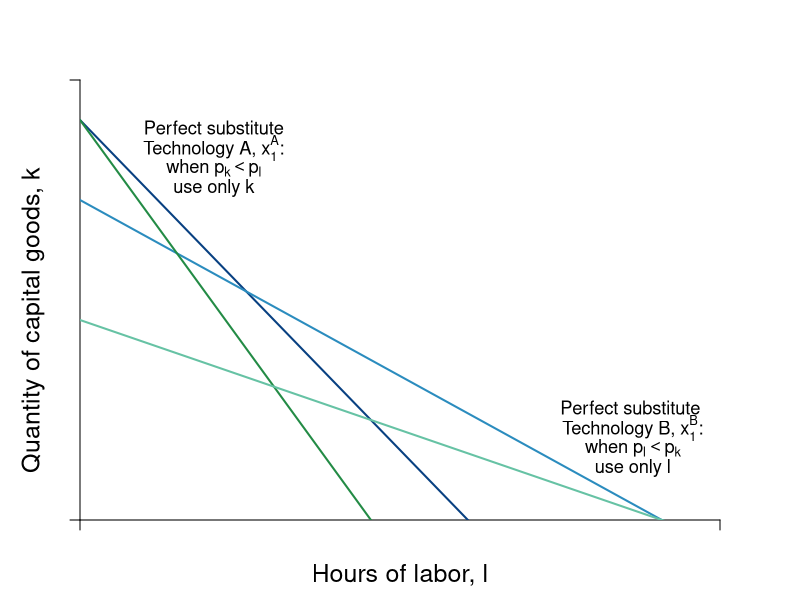

R code for this plot: (Note: this script raises an error after producing the figure.)
#Graph Designer: Simon Halliday
#Authors: Bowles, Foley and Halliday
#Title: Coordination, Conflict and Competition: A Text in Microeconomics

library(shape)
pdf(file = "firmmarketsupply/tech_intensity_substitutes.pdf", width = 7, height = 7)

#Set parameters for graphics
axislabelsize <- 1.5
labelsize <- 1.1
graphlinewidth <- 2
segmentlinewidth <- 2

COL <- c("#7fc97f", "#beaed4", "#fdc086", "#ffff99", "#386cb0", "#f0027f", "#bf5b17", "#666666")
COLA <- c("#e0f3db", "#99d8c9","#66c2a4","#41ae76", "#238b45", "#005824")
COLB <- c("#c6dbef", "#4eb3d3", "#2b8cbe", "#0868ac","#084081")

#Edited the margins to cater for the larger LHS labels
par(mar =  c(4, 4, 4, 4))

isocost <- function(l, m = 100, pl = 20, pk = 10){
  m/pk - (pl/pk)*l
}

isoquant <- function(l, m = 10, alpha = 0.5){
  m - alpha*l
}

xlims <- c(0, 11)
ylims <- c(0, 11)

npts <- 501 
x <- seq(xlims[1], xlims[2], length.out = npts)
y <- seq(ylims[1], ylims[2], length.out = npts) 
a <- c(2, 4, 6)

plot(0, 0, xlim = xlims, ylim = ylims, type = "n",
     xlab = expression(paste("")),
     ylab = expression(paste("")), 
     xaxt = "n", 
     yaxt = "n", 
     cex.lab = axislabelsize, 
     bty = "n", 
     xaxs="i", 
     yaxs="i"
)


# ticksy <- seq(from = 0, to = ylims[2], by = 1)
# ylabels <- seq(from = 0, to = ylims[2], by = 1)
# ticksx <- seq(from = 0, to = xlims[2], by = 1)
# xlabels <- seq(from = 0, to = xlims[2], by = 1)
ticksy <- c(ylims[1],  ylims[2])
ylabels <- c(NA, NA)
ticksx <- c(xlims[1], xlims[2])
xlabels <- c(NA, NA)

axis(1, at = ticksx, pos = 0, labels = xlabels)
axis(2, at = ticksy, pos = 0, labels = ylabels, las = 1)

npts <- 500 
xx1 <- seq(xlims[1], xlims[2], length.out = npts)
xx2 <- seq(0, xlims[2], length.out = npts)
xx3 <- seq(1.5, 2.5, length.out = npts)
xx4 <- seq(3, 5, length.out = npts)
xx5 <- seq(7, 9, length.out = npts)

#Draw the graphs
lines(xx1, isoquant(xx1, m = 10, alpha = 1.5), col = COLB[5], lwd = graphlinewidth)
lines(xx1, isoquant(xx1, m = 8, alpha = 0.8), col = COLB[3], lwd = graphlinewidth)
lines(xx1, isocost(xx1, m = 100, pk = 10, pl = 20), col = COLA[5], lwd = graphlinewidth)
lines(xx1, isocost(xx1, m = 100, pk = 20, pl = 10), col = COLA[3], lwd = graphlinewidth)

#Axis labels
mtext(expression(paste("Hours of labor, ", l)), side = 1, line = 2.5, cex = axislabelsize)
text(-0.8, 5, expression(paste("Quantity of capital goods, ", k)), xpd = TRUE, cex = axislabelsize, srt = 90) 

#Label the isoquant curves
#text(2.3, 10.3, expression(paste("Capital-intensive")), cex = labelsize)
text(2.3, 9.8, expression(paste("Perfect substitute")), cex = labelsize)
text(2.3, 9.3, expression(paste("Technology A, ", x[1]^A,":")), cex = labelsize)
text(2.3, 8.8, expression(paste("when ", p[k] < p[l])), cex = labelsize)
text(2.3, 8.3, expression(paste("use only k")), cex = labelsize)

#text(9.5, 3.3, expression(paste("Labor-intensive ")), cex = labelsize)
text(9.5, 2.8, expression(paste("Perfect substitute ")), cex = labelsize)
text(9.5, 2.3, expression(paste("Technology B, ", x[1]^B,":")), cex = labelsize)
text(9.5, 1.8, expression(paste("when ", p[l] < p[k])), cex = labelsize)
text(9.5, 1.3, expression(paste("use only l")), cex = labelsize)


# text(8, 9.7, expression(paste(trs^B*(list(l,k)) > trs^A*(list(l,k)))), cex = labelsize)
# text(8, 8.8, expression(paste(frac(x[l]^B, x[k]^B) > frac(x[l]^A, x[k]^A))), cex = labelsize)
# text(8, 8, expression(paste("along the ray ", frac(k,l))), cex = labelsize)
# Arrows(7, 8.6, 3.7, 8.6, col = "black", lty = 1, lwd = 2, arr.type = "triangle", arr.lwd = 0.5)
# Arrows(8, 3.6, 8, 2.4, col = "black", lty = 1, lwd = 2, arr.type = "triangle", arr.lwd = 0.5)
# 
# text(4, 6, expression(paste(trs(l,k) == frac(4,4), phantom()==1)), cex = labelsize)
# Arrows(4, 5.6, 4, 4.4, col = "black", lty = 1, lwd = 2, arr.type = "triangle", arr.lwd = 0.5)
# 
# text(4, 8, expression(paste(trs(l,k) == frac(8,2), phantom() == 4)), cex = labelsize)
# Arrows(3.05, 8, 2.3, 8, col = "black", lty = 1, lwd = 2, arr.type = "triangle", arr.lwd = 0.5)

#Label feasible and infeasible
#text(8, 9, expression(paste(trs(l,k) == frac(x[l], x[k]), phantom() == frac(mp[l], mp[k]), phantom() == -frac(dk,dl))), cex = labelsize)
#text(3, 2.5, expression(paste("with plan ", (list(x, l, k)) )), cex = labelsize)

# text(8, 8.5, expression(paste("Production set:")), cex = labelsize)
# text(8, 8, expression(paste(x = bar(x), " feasible")), cex = labelsize)
# text(8, 7.5, expression(paste("with plan ", (list(x, l, k)) )), cex = labelsize)

#For alpha = 1/3; pl = 20; pk= 10
#pl/pk = 2
#trs =  1/3 k / 2/3 l = k/2l = 2 => k = 4l
#sub into isocost: 4l  = 100/10 - 2l => 6l = 10; l = 5/3; k = 20/3
segments(0, 0, 5/3, isoquant(l = 5/3, alpha = 1/3, xbar = 4.2) , lty = 1, col = "gray" , lwd = segmentlinewidth)
points(5/3, isoquant(l = 5/3, alpha = 1/3, xbar = 4.2), pch = 16, col = "black", cex = 1.5)
text(5/3 - 0.3, isoquant(l = 5/3, alpha = 1/3, xbar = 4.2), expression(paste(a)), cex = labelsize)

#For alpha = 2/3; pl = 10; pk = 20
#pl/pk = 2
#trs = - 2/3 k / 1/3 l = 2k/l = 1/2 => k = 1/4 l
#sub into isocost: 1/4 l  = 100/20 - 2l => 3l = 5; l = 100/15; k = 100/60
segments(0, 0, 100/15, isoquant(l = 100/15, alpha = 2/3, xbar = 4.2), lty = 1, col = "gray" , lwd = segmentlinewidth)
points(100/15, isoquant(l = 100/15, alpha = 2/3, xbar = 4.2), pch = 16, col = "black", cex = 1.5)
text(100/15, isoquant(l = 100/15, alpha = 2/3, xbar = 4.2) - 0.3, expression(paste(b)), cex = labelsize)

#Label the isocosts
text(8.2, 0.5, expression(paste(c[1]^B)), cex = labelsize)
text(4.4, 0.5, expression(paste(c[1]^A)), cex = labelsize)

dev.off()
